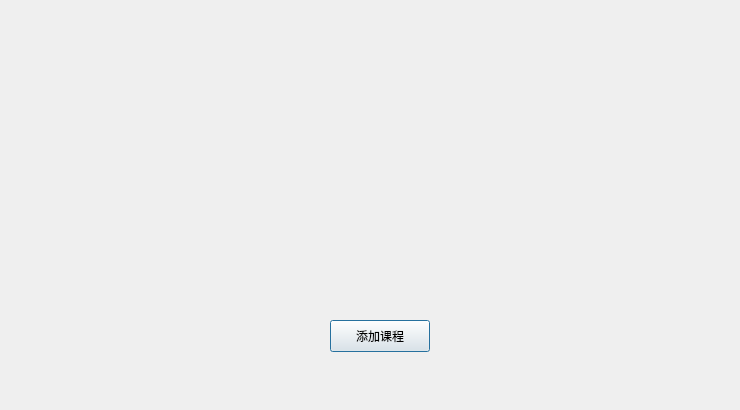
<?xml version="1.0" encoding="UTF-8"?>
<ui version="4.0">
 <class>AddCourse</class>
 <widget class="QDialog" name="AddCourse">
  <property name="geometry">
   <rect>
    <x>0</x>
    <y>0</y>
    <width>740</width>
    <height>410</height>
   </rect>
  </property>
  <property name="windowTitle">
   <string>Dialog</string>
  </property>
  <widget class="QPushButton" name="finish">
   <property name="geometry">
    <rect>
     <x>330</x>
     <y>320</y>
     <width>100</width>
     <height>32</height>
    </rect>
   </property>
   <property name="text">
    <string>添加课程</string>
   </property>
  </widget>
 </widget>
 <resources/>
 <connections/>
</ui>
